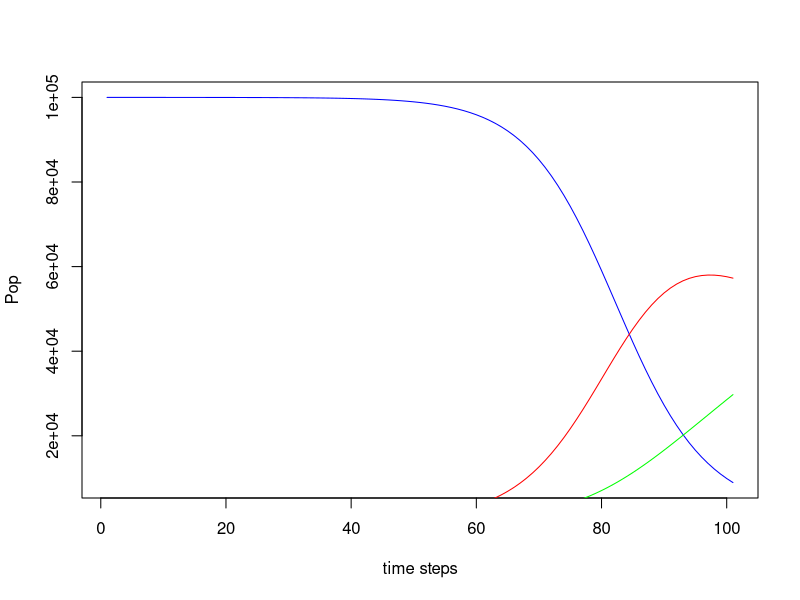
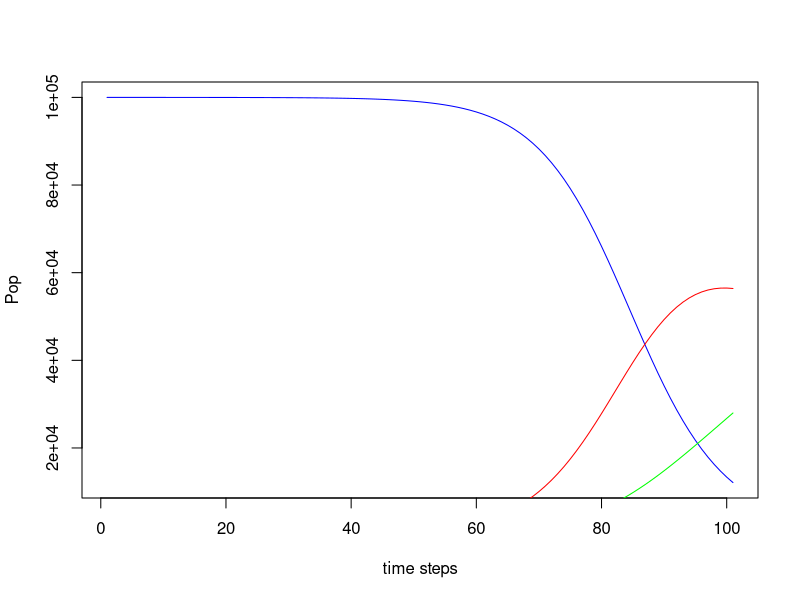
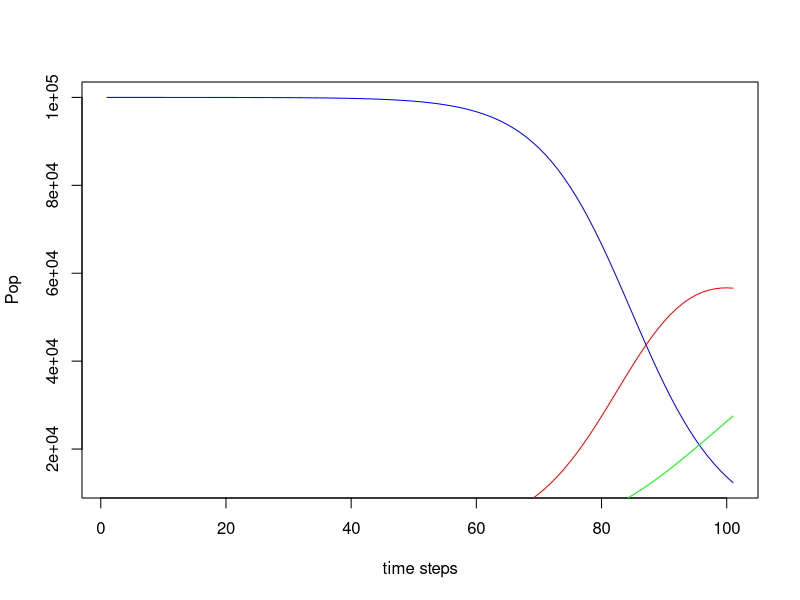
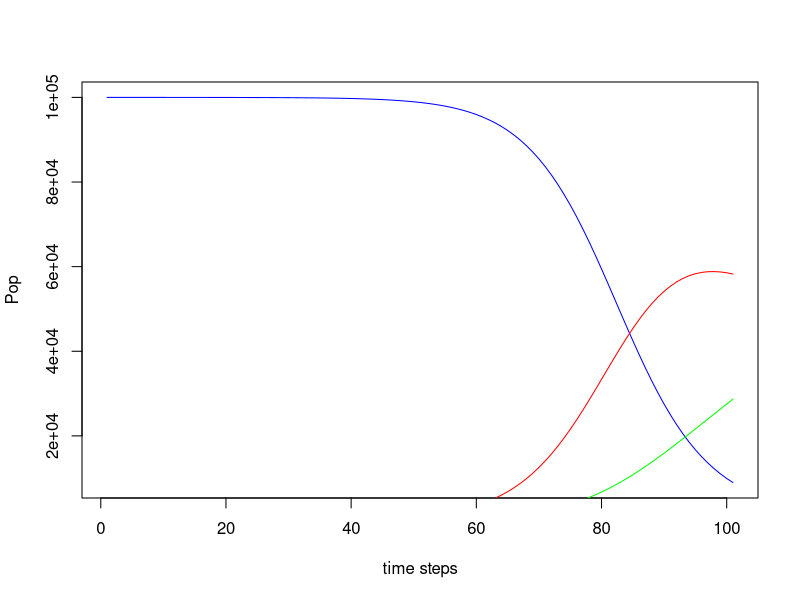
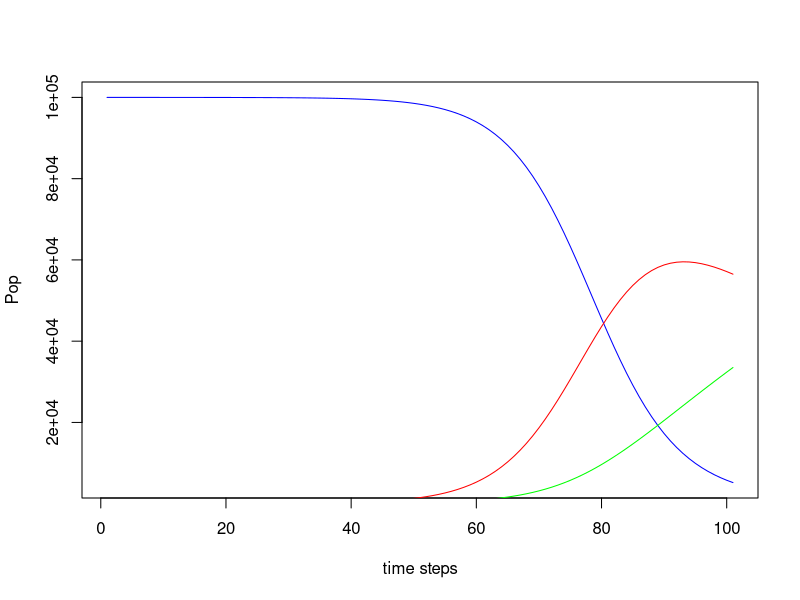
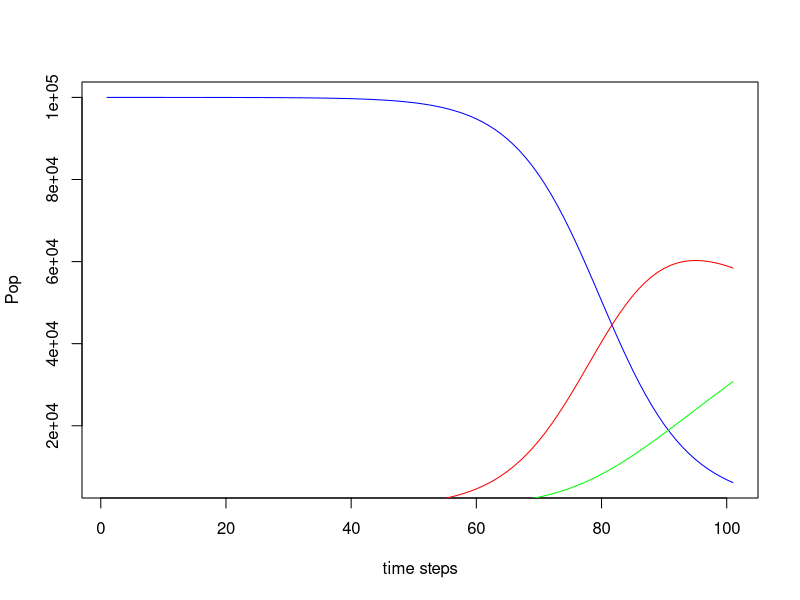
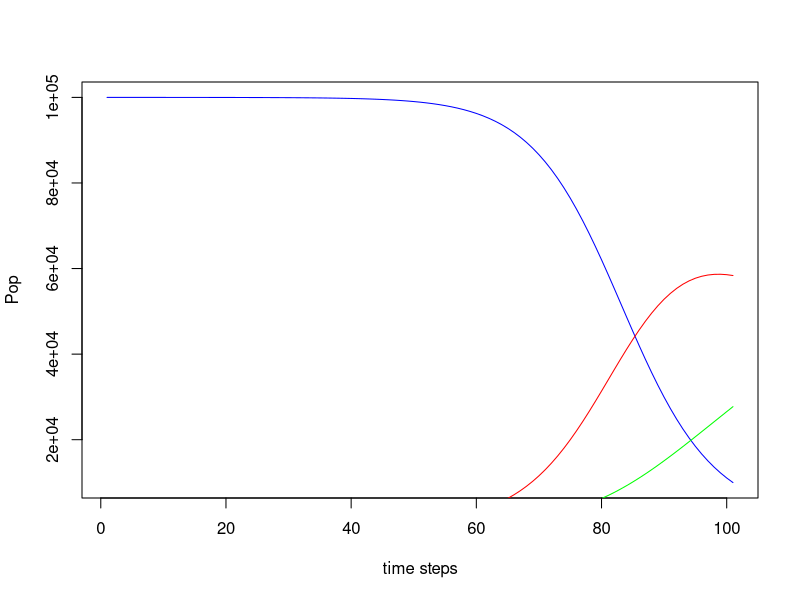
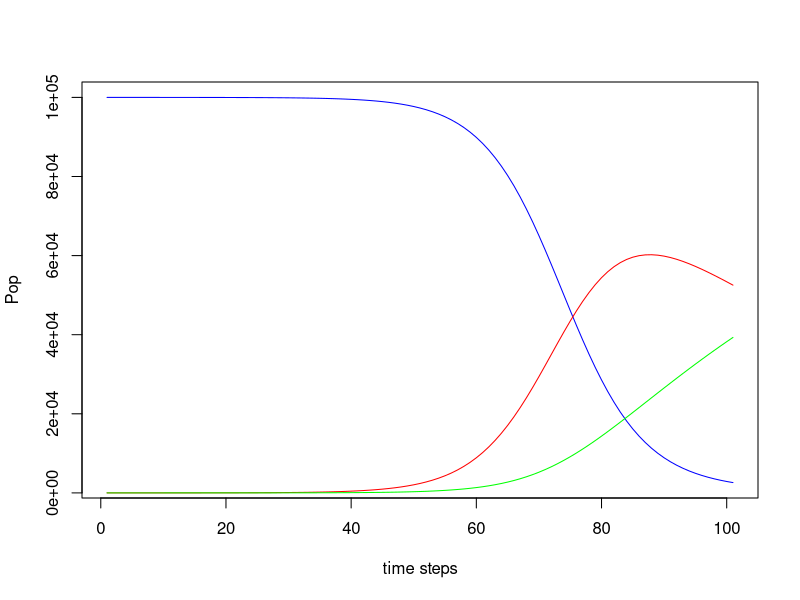

Recreate these plots in R, in order.
Totveciters=c()
for (iters in 1:100){

N = 100000
mu = 1/75
beta = rnorm(1,mean=0.000171,sd=0.00001)
v = rnorm(1,mean=2,sd=0.1)

time = 1
dt = 0.01

S = 99999
I = 1
R = 0

Svec = S
Ivec = I
Rvec = R
Totvec = 0

for (i in 1:time){
  for (i in 1:(1/dt)){
    S = S + mu*N*dt - beta*S*I*dt - mu*S*dt
    I = I + beta*S*I*dt - v*I*dt - mu*I*dt
    R = R + v*I*dt - mu*R*dt
    Svec = c(Svec, S)
    Ivec = c(Ivec, I)
    Rvec = c(Rvec, R)
    Totvec = c(Totvec, beta*S*I*dt)
  }
}
  
plot(Svec,col="blue",type="l",xlab="time steps",ylab="Pop")
lines(Ivec,col="red")
lines(Rvec,col="green")
legend(400,80000,c("S","I","R"),lty=c(1,1,1),col=c("blue","red","green"))
  
Totveciters=c(Totveciters,sum(Totvec))
}

hist(Totveciters)
